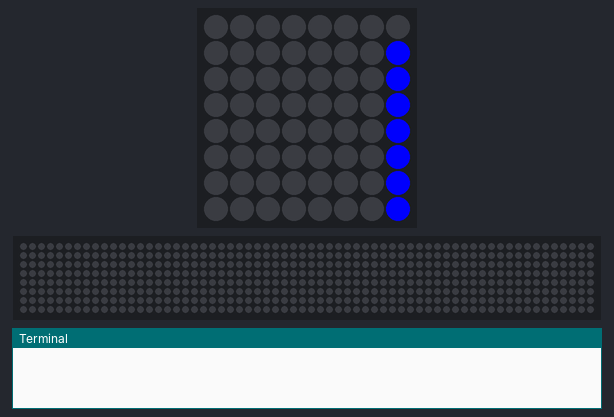
Bench run of a program on a simulated Raspberry Pi (BCM pin numbers) with a Sense HAT. Shown: the Sense HAT's 8×8 RGB LED matrix, a strip that is not on the board, showing the scrolling text unrolled, the last lines printed to the terminal. The 64×8 strip is a reading aid, not a part: it shows the text the matrix is scrolling, unrolled, one strip-width of it at a time.

Above: at 0.2 s.
At 3.6 s:
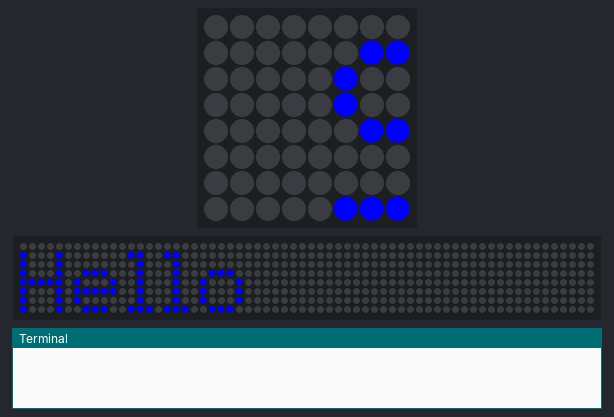
At 7.1 s:
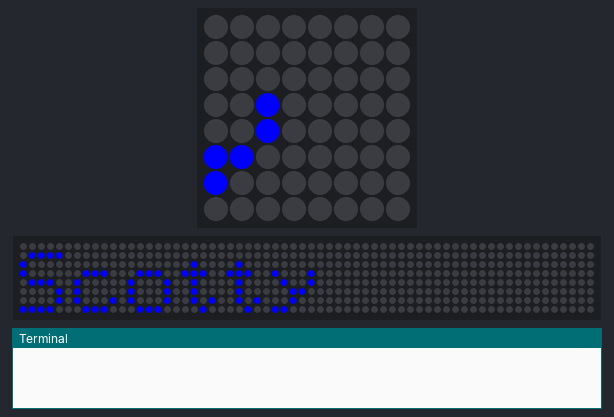
At 8.02 s:
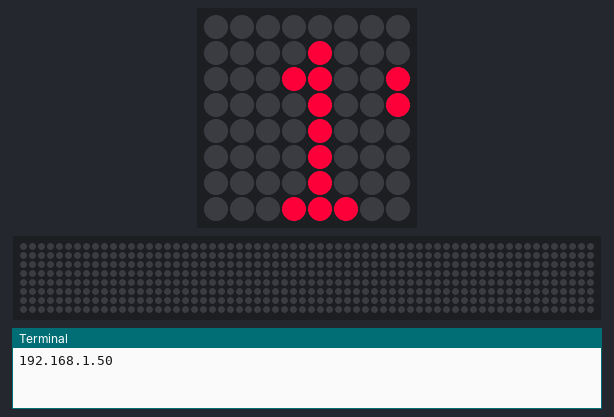
At 10.54 s:
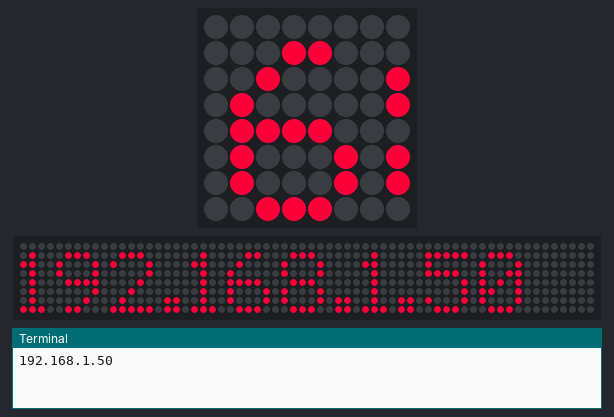
At 14.1 s:
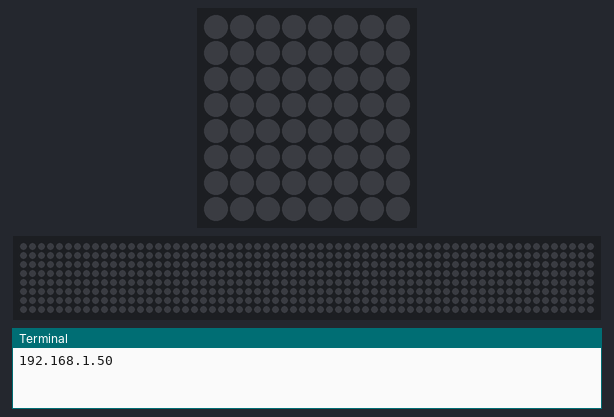

Measured:
- by itself, everything shown: repeats every 8.5 s, in 65 steps
- what the display in image 5 shows lasts 2.1 s, from 14.0 s to 16.1 s

The program:

sense.py
```python
from sense_hat import SenseHat
import time
import socket

sense = SenseHat()

sense.set_rotation(90)

red = (255,0,0)
green = (0,255,0)
blue = (0,0,255)
cyan = (255,255,10)
cranberry = (248,12,58)

sense.show_message("Hello Scotty", text_colour=blue)

s = socket.socket(socket.AF_INET, socket.SOCK_DGRAM)
s.connect(("8.8.8.8", 80))
print(s.getsockname()[0])
ip_addr = s.getsockname()[0]
s.close

while True:

    sense.show_message(ip_addr, text_colour=cranberry)
    time.sleep(2) # wait for 2 sec
```
